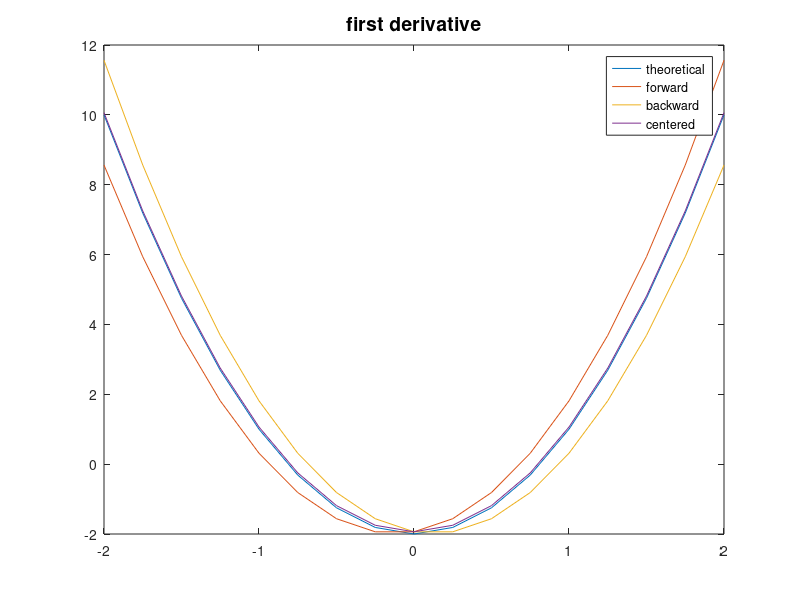
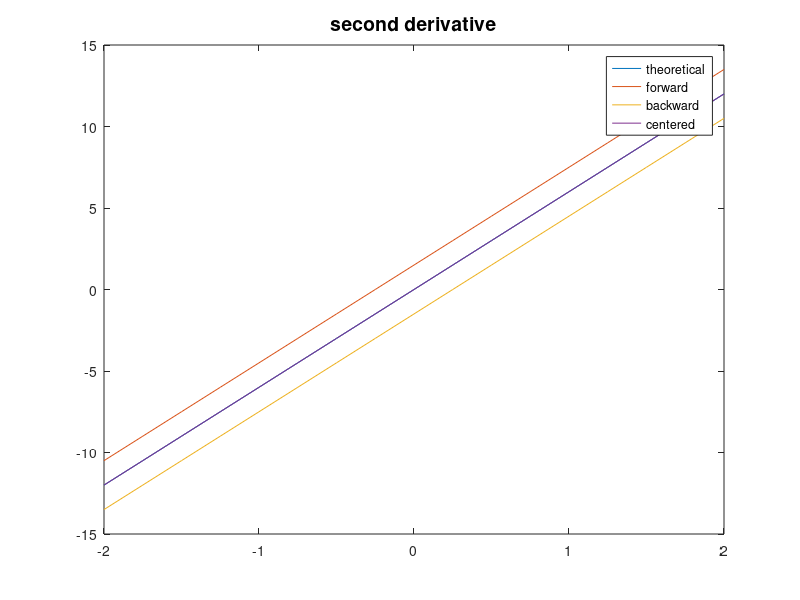

These figures' MATLAB source, in order:
  h = 0.25;
  i = -2:h:2
  f =@(x) x.^3-2*x+4;
 df =@(x) 3*x.^2-2;
ddf =@(x) 6*x;

df_forward  = (f(i+h)-f(i)  )/h;
df_backward = (f(i)  -f(i-h))/h;
df_centered = (f(i+h)-f(i-h))/(2*h);

ddf_forward = (f(i+2*h)-2*f(i+h)+f(i))    /h^2;
ddf_backward= (f(i)    -2*f(i-h)+f(i-2*h))/h^2;
ddf_centered= (f(i+h)  -2*f(i)  +f(i-h))  /h^2;

figure;
plot(i,df(i),i,df_forward,i,df_backward,i,df_centered)
title('first derivative','fontsize',14)
legend('theoretical','forward','backward','centered')

figure;
plot(i,ddf(i),i,ddf_forward,i,ddf_backward,i,ddf_centered)
title('second derivative','fontsize',14)
legend('theoretical','forward','backward','centered')
